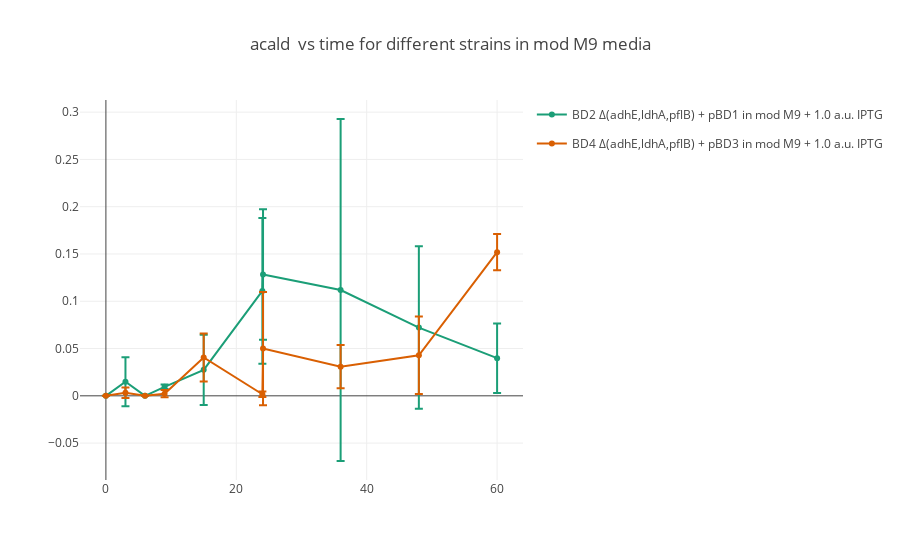
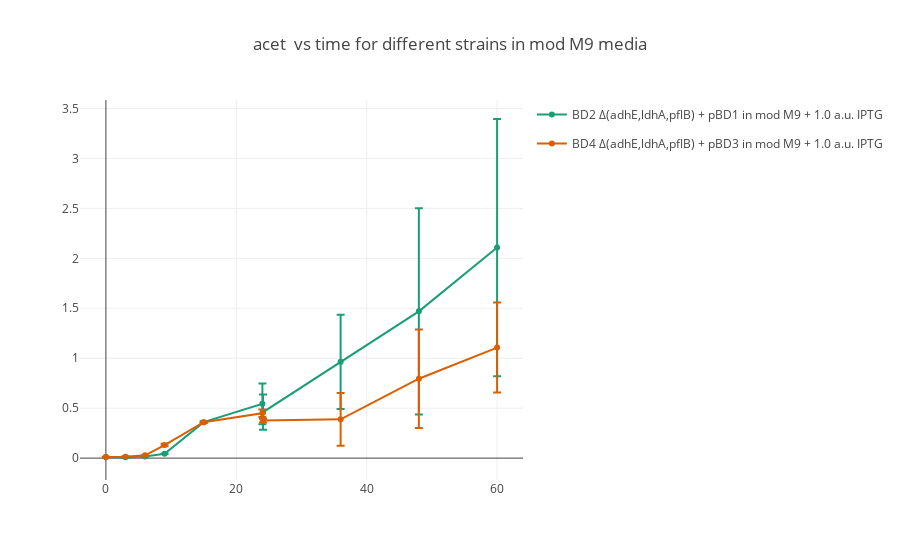
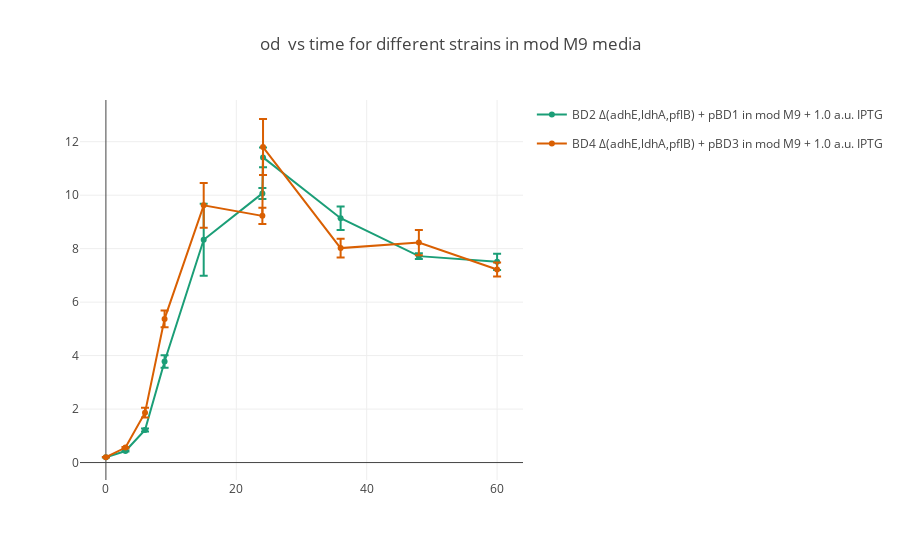
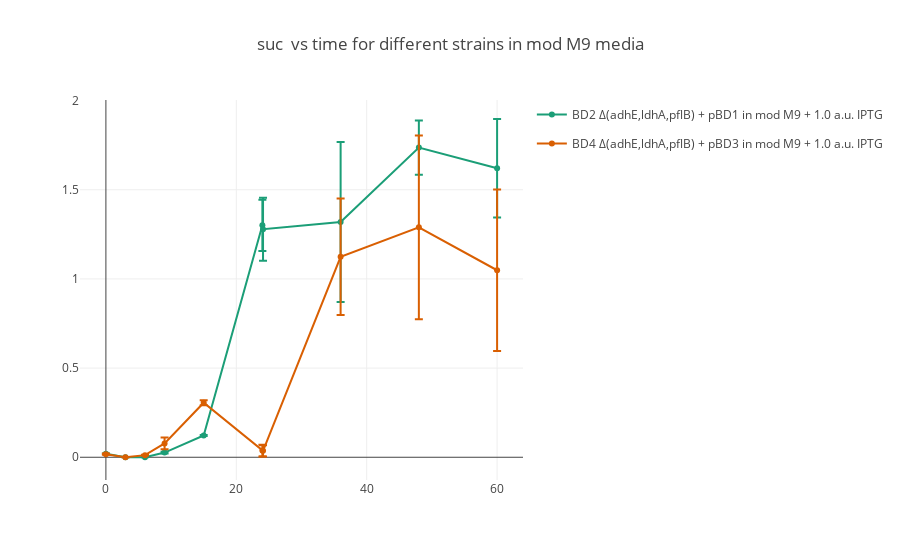

Source (notebook cell) for these figures, in order:
### Markdown cell above
It should be noted that the implot package offers a direct wrapper to useful plotly functions, which could also be accessed with plotly directly. The Impact visualization module offers functions to help extract useful data and generate traces. Below, we generate plots of analyte titer vs time for each analyte. Impact comes built with plotting routines that generate seperate plots of timecourses/max. values, with experiments separated by strain name, knockouts, plasmids, media and media components.

### Code cell
implot.plot_timecourse_orderby_basemedia(expt)

### Figure 1 — Plotly figure (JSON) as saved in the notebook; plotly's stock layout.template omitted (floating-point values rounded to 4 significant figures)
{"data": [{"error_y": {"array": [0, 0.02589, 0, 0.002357, 0.03721, 0.0771, 0.0691, 0.1808, 0.08596, 0.03678], "color": "rgb(27,158,119)", "type": "data", "visible": true}, "legendgroup": "BD2 Δ(adhE,ldhA,pflB) + pBD1mod M9 + 1.0 a.u. IPTG", "line": {"color": "rgb(27,158,119)"}, "marker": {"color": "rgb(27,158,119)"}, "name": "BD2 Δ(adhE,ldhA,pflB) + pBD1 in mod M9 + 1.0 a.u. IPTG", "showlegend": true, "type": "scatter", "x": [0, 3, 6, 9, 15, 24, 24.1, 36, 48, 60], "y": [0, 0.01495, 0, 0.00955, 0.02745, 0.111, 0.1283, 0.1119, 0.07216, 0.0398]}, {"error_y": {"array": [0, 0.00552, 0, 0.003869, 0.02549, 0.002873, 0.05994, 0.02279, 0.04088, 0.01925], "color": "rgb(217,95,2)", "type": "data", "visible": true}, "legendgroup": "BD4 Δ(adhE,ldhA,pflB) + pBD3mod M9 + 1.0 a.u. IPTG", "line": {"color": "rgb(217,95,2)"}, "marker": {"color": "rgb(217,95,2)"}, "name": "BD4 Δ(adhE,ldhA,pflB) + pBD3 in mod M9 + 1.0 a.u. IPTG", "showlegend": true, "type": "scatter", "x": [0, 3, 6, 9, 15, 24, 24.1, 36, 48, 60], "y": [0, 0.003187, 0, 0.002234, 0.04051, 0.001659, 0.04997, 0.03086, 0.04293, 0.152]}], "layout": {"title": "acald  vs time for different strains in mod M9 media"}}

### Figure 2 — Plotly figure (JSON) as saved in the notebook; plotly's stock layout.template omitted (floating-point values rounded to 4 significant figures)
{"data": [{"error_y": {"array": [0.002548, 0.007706, 0.002451, 0.002607, 0.009546, 0.2036, 0.1775, 0.4723, 1.033, 1.287], "color": "rgb(27,158,119)", "type": "data", "visible": true}, "legendgroup": "BD2 Δ(adhE,ldhA,pflB) + pBD1mod M9 + 1.0 a.u. IPTG", "line": {"color": "rgb(27,158,119)"}, "marker": {"color": "rgb(27,158,119)"}, "name": "BD2 Δ(adhE,ldhA,pflB) + pBD1 in mod M9 + 1.0 a.u. IPTG", "showlegend": true, "type": "scatter", "x": [0, 3, 6, 9, 15, 24, 24.1, 36, 48, 60], "y": [0.01094, 0.008861, 0.01632, 0.04345, 0.3604, 0.5433, 0.4605, 0.9639, 1.469, 2.107]}, {"error_y": {"array": [0.001172, 0.001349, 0.001399, 0.01303, 0.005541, 0.03685, 0.01912, 0.264, 0.4923, 0.4501], "color": "rgb(217,95,2)", "type": "data", "visible": true}, "legendgroup": "BD4 Δ(adhE,ldhA,pflB) + pBD3mod M9 + 1.0 a.u. IPTG", "line": {"color": "rgb(217,95,2)"}, "marker": {"color": "rgb(217,95,2)"}, "name": "BD4 Δ(adhE,ldhA,pflB) + pBD3 in mod M9 + 1.0 a.u. IPTG", "showlegend": true, "type": "scatter", "x": [0, 3, 6, 9, 15, 24, 24.1, 36, 48, 60], "y": [0.0111, 0.01421, 0.02873, 0.131, 0.3594, 0.4496, 0.3758, 0.3881, 0.7951, 1.106]}], "layout": {"title": "acet  vs time for different strains in mod M9 media"}}

### Figure 3 — Plotly figure (JSON) as saved in the notebook; plotly's stock layout.template omitted (floating-point values rounded to 4 significant figures)
{"data": [{"error_y": {"array": [0.01041, 0.01604, 0.05686, 0.2307, 1.345, 0.2053, 0.3722, 0.4386, 0.1058, 0.3026], "color": "rgb(27,158,119)", "type": "data", "visible": true}, "legendgroup": "BD2 Δ(adhE,ldhA,pflB) + pBD1mod M9 + 1.0 a.u. IPTG", "line": {"color": "rgb(27,158,119)"}, "marker": {"color": "rgb(27,158,119)"}, "name": "BD2 Δ(adhE,ldhA,pflB) + pBD1 in mod M9 + 1.0 a.u. IPTG", "showlegend": true, "type": "scatter", "x": [0, 3, 6, 9, 15, 24, 24.1, 36, 48, 60], "y": [0.1983, 0.4317, 1.217, 3.78, 8.333, 10.07, 11.41, 9.14, 7.72, 7.506]}, {"error_y": {"array": [0.001528, 0.0235, 0.1801, 0.3101, 0.8381, 0.3029, 1.049, 0.3504, 0.4751, 0.2615], "color": "rgb(217,95,2)", "type": "data", "visible": true}, "legendgroup": "BD4 Δ(adhE,ldhA,pflB) + pBD3mod M9 + 1.0 a.u. IPTG", "line": {"color": "rgb(217,95,2)"}, "marker": {"color": "rgb(217,95,2)"}, "name": "BD4 Δ(adhE,ldhA,pflB) + pBD3 in mod M9 + 1.0 a.u. IPTG", "showlegend": true, "type": "scatter", "x": [0, 3, 6, 9, 15, 24, 24.1, 36, 48, 60], "y": [0.2027, 0.5603, 1.867, 5.373, 9.62, 9.227, 11.8, 8.02, 8.227, 7.22]}], "layout": {"title": "od  vs time for different strains in mod M9 media"}}

### Figure 4 — Plotly figure (JSON) as saved in the notebook; plotly's stock layout.template omitted (floating-point values rounded to 4 significant figures)
{"data": [{"error_y": {"array": [0.001529, 0, 0, 0.004678, 0.003119, 0.1437, 0.1772, 0.4481, 0.1518, 0.2764], "color": "rgb(27,158,119)", "type": "data", "visible": true}, "legendgroup": "BD2 Δ(adhE,ldhA,pflB) + pBD1mod M9 + 1.0 a.u. IPTG", "line": {"color": "rgb(27,158,119)"}, "marker": {"color": "rgb(27,158,119)"}, "name": "BD2 Δ(adhE,ldhA,pflB) + pBD1 in mod M9 + 1.0 a.u. IPTG", "showlegend": true, "type": "scatter", "x": [0, 3, 6, 9, 15, 24, 24.1, 36, 48, 60], "y": [0.01935, 0, 0, 0.02617, 0.1222, 1.301, 1.279, 1.319, 1.737, 1.621]}, {"error_y": {"array": [0.003543, 0, 0.001567, 0.03229, 0.01387, 0.0329, 0.03126, 0.3261, 0.5153, 0.453], "color": "rgb(217,95,2)", "type": "data", "visible": true}, "legendgroup": "BD4 Δ(adhE,ldhA,pflB) + pBD3mod M9 + 1.0 a.u. IPTG", "line": {"color": "rgb(217,95,2)"}, "marker": {"color": "rgb(217,95,2)"}, "name": "BD4 Δ(adhE,ldhA,pflB) + pBD3 in mod M9 + 1.0 a.u. IPTG", "showlegend": true, "type": "scatter", "x": [0, 3, 6, 9, 15, 24, 24.1, 36, 48, 60], "y": [0.01728, 0, 0.0119, 0.07778, 0.3059, 0.03739, 0.03607, 1.124, 1.29, 1.049]}], "layout": {"title": "suc  vs time for different strains in mod M9 media"}}
